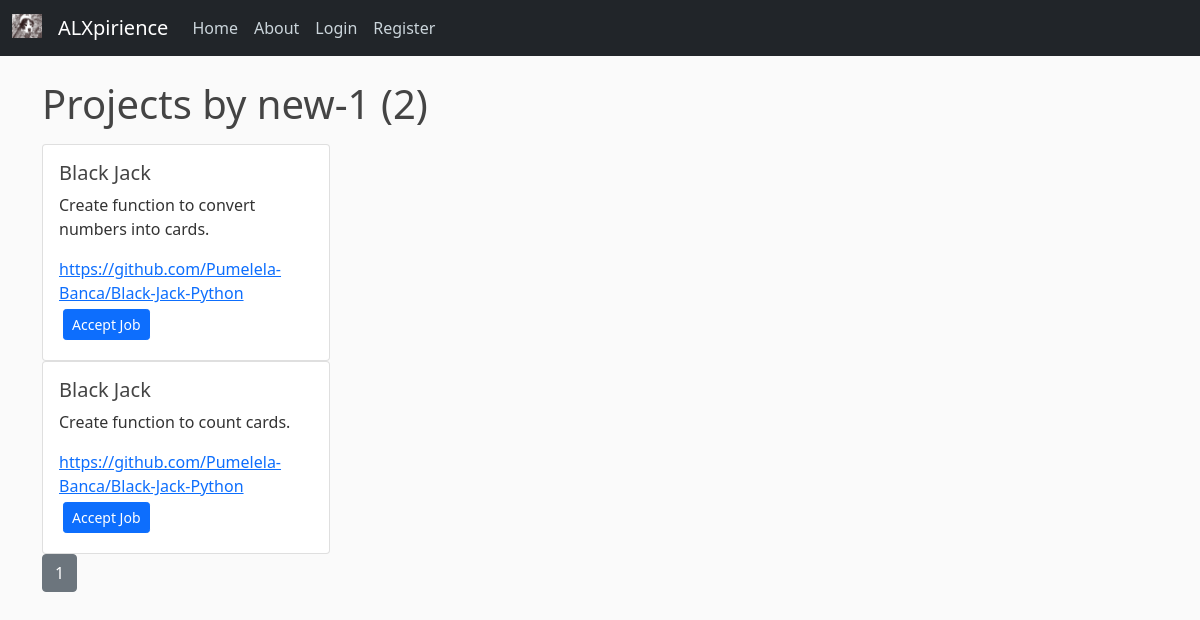
The app's page /user/new-1 with its own data.
### expirience/data_base.py (models this page shows, shortened)
class User(db.Model, UserMixin):
    id = db.Column(db.Integer, primary_key=True, autoincrement=True)
    username = db.Column(db.String(20), unique=True, nullable=False)
    email = db.Column(db.String(120), unique=True, nullable=False)
    git_hub = db.Column(db.String(120), nullable=False)
    country = db.Column(db.String(40), nullable=False)
    password = db.Column(db.String(60), nullable=False)
    image_file = db.Column(db.String(20), nullable=False, default='default.jpg')
    skills = db.relationship('Skills', backref='author', lazy=True)
    projects = db.relationship('Projects', backref='author', lazy=True)

class Projects(db.Model):
    id = db.Column(db.Integer, primary_key=True, autoincrement=True)
    project_name = db.Column(db.String(100), nullable=False)
    project_description = db.Column(db.Text, nullable=False)
    project_link = db.Column(db.String(120), nullable=False)
    skills_required = db.Column(db.String(120), nullable=False)
    project_status = db.Column(db.String(20), nullable=False, default='pending')
    user_id = db.Column(db.Integer, db.ForeignKey('user.id'), nullable=False)

### expirience/users/routes.py (the view)
@users.route('/user/<string:username>', methods=['GET', 'POST'])
def user_jobs(username):
    page = request.args.get('page', 1, type=int)
    user = User.query.filter_by(username=username).first_or_404()
    jobs = Projects.query.filter_by(author=user)\
        .paginate(page=page, per_page=5)
    return render_template('user_jobs.html',
                           title="Home", jobs=jobs, user=user)

### expirience/templates/user_jobs.html (shortened to what this page needs)
{% extends "layout.html" %}
{% block content %}
<h1 class="mb-3">Projects by {{ user.username }} ({{ jobs.total }})  </h1>
{% for project in jobs %}
    {% if project.author == user %}
        <div class="card" style="width: 18rem;">
            <div class="card-body">
                <h5 class="card-title">{{ project.project_name }}</h5>
                <p class="card-text">{{ project.project_description }}</p>
                <a href="project.project_link" class="card-link">{{ project.project_link }}</a>
                <form action="{{ url_for('jobs.get_job') }}" method="post">
                    <button type="submit" class="btn btn-sm btn-primary m-1" >Accept Job</button>
                </form>
            </div>
        </div>
    {% endif %}
{% endfor %}
{% for page_num in jobs.iter_pages(left_edge=1, right_edge=1, right_current=2) %}
        {% if page_num %}
          {% if jobs.page == page_num %}
            <a class="btn btn-secondary mb-4" href="{{ url_for('jobs.get_job', page=page_num) }}">{{ page_num }}</a>
          {% else %}
            <a class="btn btn-info mb-4" href="{{ url_for('jobs.get_job', page=page_num) }}">{{ page_num }}</a>
          {% endif %}
        {% endif %}
      {% endfor %}
{% endblock %}

### expirience/static/main.css (style rules this page uses)
body { background: #fafafa; color: #333333; margin-top: 5rem; }
h1, h2, h3, h4, h5, h6 { color: #444444; }

### records on screen
User: username "new-1"
Projects: project_name "Black Jack", project_description "Create function to convert numbers into cards.", project_link "https://github.com/Pumelela-Banca/Black-Jack-Python"
Projects: project_name "Black Jack", project_description "Create function to count cards.", project_link "https://github.com/Pumelela-Banca/Black-Jack-Python"

### other values on screen
{{ jobs.total }} "2"
{{ page_num }} "1"
